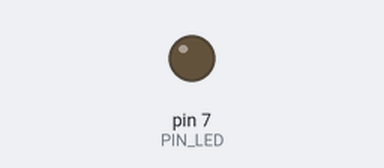
Bench run of a sketch on a simulated Arduino Uno, built with avr-gcc and run on an emulated ATmega328P. On the bench: output pins drawn as LEDs (lit = HIGH). Dashed ring = blinking. At 2.2 s the program stops and its outputs stay as they are.

Above: at 0.5 s.
At 2.05 s:
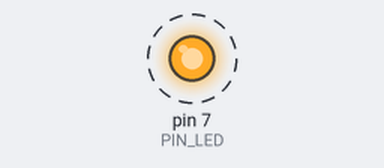
Timing chart, 0 to 3.0 s (numbered marks = the images above):
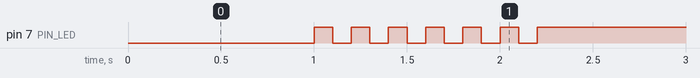

Measured:
- by itself, pin 7 (PIN_LED): alternates HIGH for 0.10 s and LOW for 0.10 s, 13 changes in all, then stays HIGH

The sketch:

sketch_sep19a.ino
```cpp
#define PIN_LED 7
unsigned int count, toggle;

void setup() {
    pinMode(PIN_LED, OUTPUT);
    count=5 ;
}
void loop() {
    digitalWrite(PIN_LED,0);
    delay(1000);
    for(char i=0;i<=count;i++){
     digitalWrite(PIN_LED,1);
     delay(100);
     digitalWrite(PIN_LED,0);
     delay(100);
    }
    while(1){
      digitalWrite(PIN_LED,1);
    }
}
```
